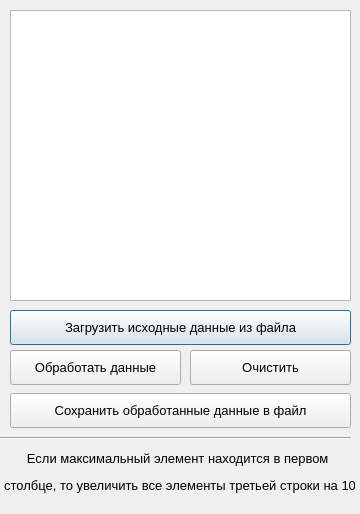
<?xml version="1.0" encoding="UTF-8"?>
<ui version="4.0">
 <class>Dialog</class>
 <widget class="QDialog" name="Dialog">
  <property name="geometry">
   <rect>
    <x>0</x>
    <y>0</y>
    <width>360</width>
    <height>514</height>
   </rect>
  </property>
  <property name="minimumSize">
   <size>
    <width>360</width>
    <height>514</height>
   </size>
  </property>
  <property name="maximumSize">
   <size>
    <width>360</width>
    <height>514</height>
   </size>
  </property>
  <property name="windowTitle">
   <string>Dialog</string>
  </property>
  <widget class="QPlainTextEdit" name="plainTextEdit">
   <property name="geometry">
    <rect>
     <x>10</x>
     <y>10</y>
     <width>341</width>
     <height>291</height>
    </rect>
   </property>
   <property name="font">
    <font>
     <family>Segoe UI</family>
     <pointsize>10</pointsize>
    </font>
   </property>
  </widget>
  <widget class="QPushButton" name="btn_upload_data">
   <property name="geometry">
    <rect>
     <x>10</x>
     <y>310</y>
     <width>341</width>
     <height>35</height>
    </rect>
   </property>
   <property name="font">
    <font>
     <family>Segoe UI</family>
     <pointsize>10</pointsize>
    </font>
   </property>
   <property name="text">
    <string>Загрузить исходные данные из файла</string>
   </property>
  </widget>
  <widget class="QPushButton" name="btn_process_data">
   <property name="geometry">
    <rect>
     <x>10</x>
     <y>350</y>
     <width>171</width>
     <height>35</height>
    </rect>
   </property>
   <property name="font">
    <font>
     <family>Segoe UI</family>
     <pointsize>10</pointsize>
    </font>
   </property>
   <property name="text">
    <string>Обработать данные</string>
   </property>
  </widget>
  <widget class="QPushButton" name="btn_clear">
   <property name="geometry">
    <rect>
     <x>190</x>
     <y>350</y>
     <width>161</width>
     <height>35</height>
    </rect>
   </property>
   <property name="font">
    <font>
     <family>Segoe UI</family>
     <pointsize>10</pointsize>
    </font>
   </property>
   <property name="text">
    <string>Очистить</string>
   </property>
  </widget>
  <widget class="QPushButton" name="btn_save_data">
   <property name="geometry">
    <rect>
     <x>10</x>
     <y>393</y>
     <width>341</width>
     <height>35</height>
    </rect>
   </property>
   <property name="font">
    <font>
     <family>Segoe UI</family>
     <pointsize>10</pointsize>
    </font>
   </property>
   <property name="text">
    <string>Сохранить обработанные данные в файл</string>
   </property>
  </widget>
  <widget class="QLabel" name="label_task_1">
   <property name="geometry">
    <rect>
     <x>4</x>
     <y>447</y>
     <width>351</width>
     <height>51</height>
    </rect>
   </property>
   <property name="font">
    <font>
     <family>Segoe UI</family>
     <pointsize>10</pointsize>
    </font>
   </property>
   <property name="text">
    <string>&lt;html&gt;&lt;head/&gt;&lt;body&gt;&lt;p align=&quot;center&quot;&gt;Если максимальный элемент находится в первом &lt;/p&gt;&lt;p align=&quot;center&quot;&gt;столбце, то увеличить все элементы третьей строки на 10&lt;/p&gt;&lt;/body&gt;&lt;/html&gt;</string>
   </property>
  </widget>
  <widget class="Line" name="line">
   <property name="geometry">
    <rect>
     <x>0</x>
     <y>430</y>
     <width>351</width>
     <height>16</height>
    </rect>
   </property>
   <property name="orientation">
    <enum>Qt::Horizontal</enum>
   </property>
  </widget>
 </widget>
 <resources/>
 <connections/>
</ui>
